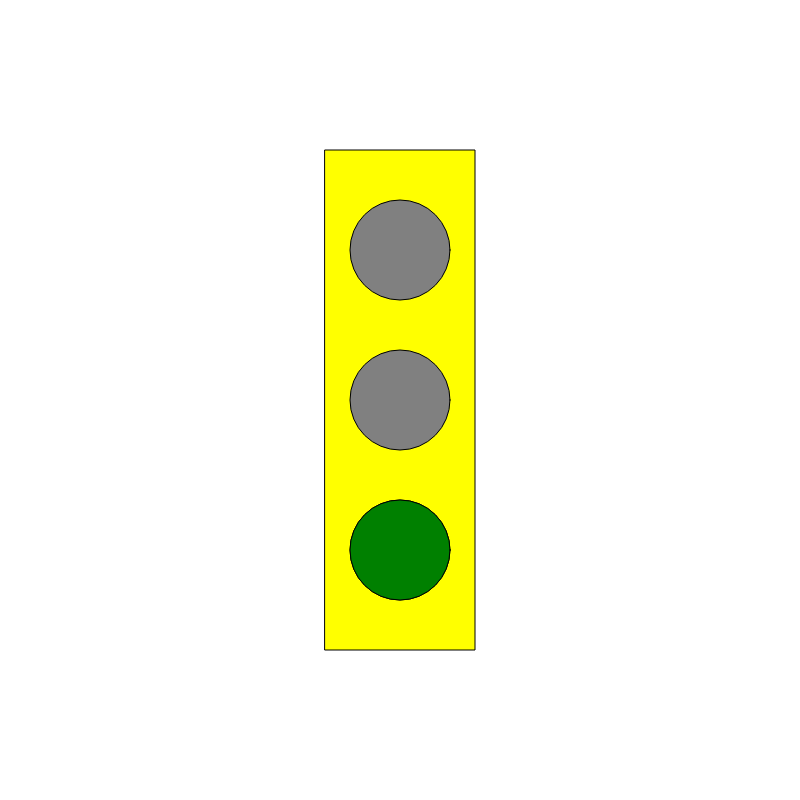
Frame 1 (no input)
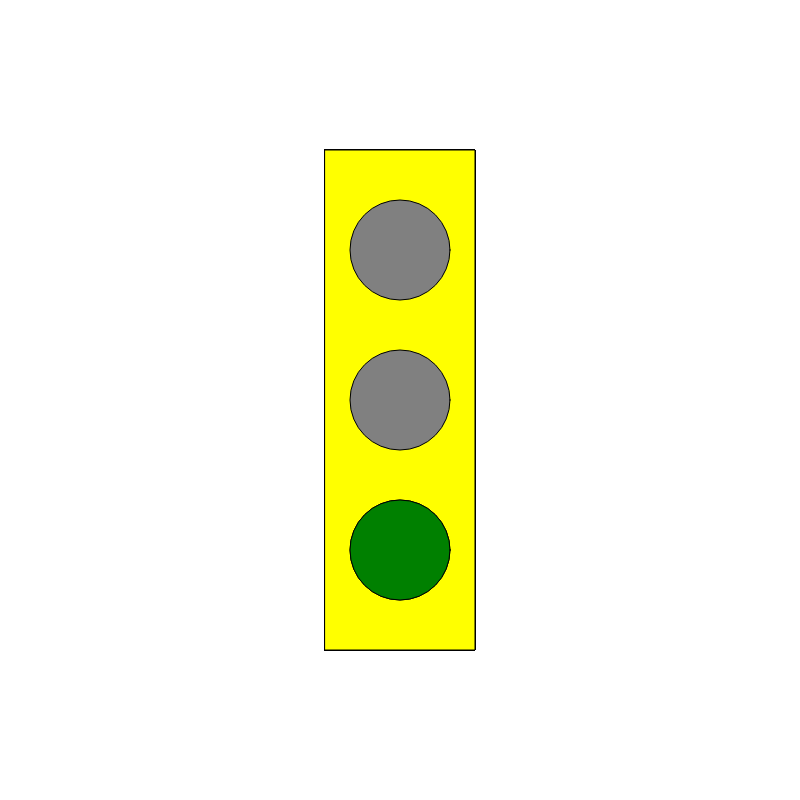
Frame 60 (no input)
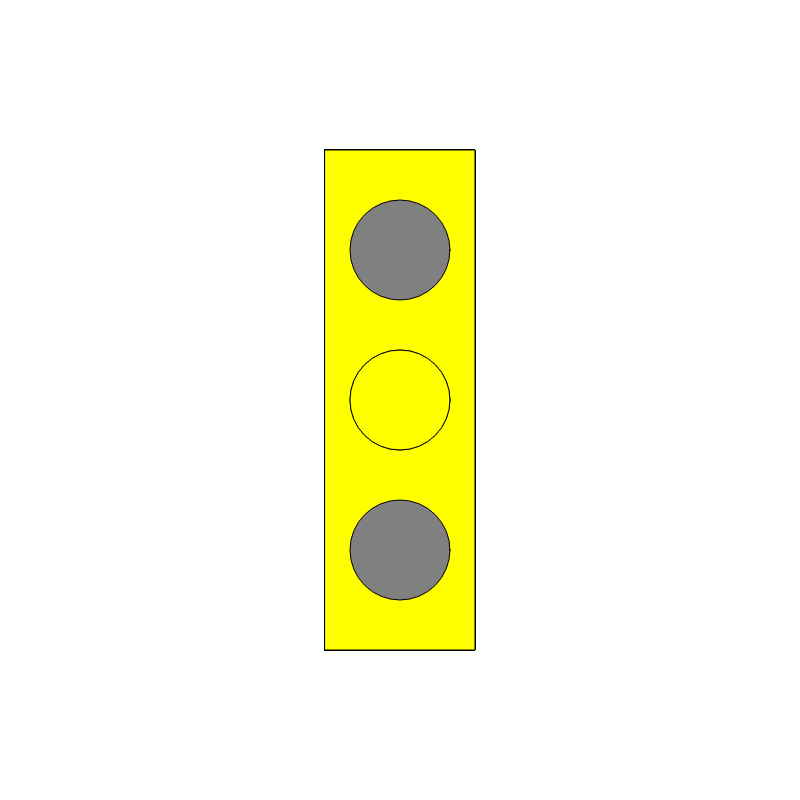
Frame 120 (the mouse pressed at the canvas centre since frame 60)

The p5.js sketch that drew these frames (run headless with seeded random() and noise() and a simulated clock; from frame 60 on, the mouse is pressed at the canvas centre):

// p5.js sketch
// ── sketch.js
let myState = 0 ;
myTimer = 0 ;


function setup() {
  // put setup code here
  createCanvas(800,800);
  rectMode(CENTER);
  ellipseMode(CENTER);
}

function draw() {
  // put drawing code here
  fill('yellow') ;
  rect(width/2, height/2, 150, 500);

  fill('grey');
  ellipse(width/2, height/2, 100, 100);
  ellipse(width/2, height/2 - 150, 100, 100);
  ellipse(width/2, height/2 + 150, 100, 100);

  switch (myState) {
    case 0:
    fill('green');
    ellipse(width/2, height/2 + 150, 100, 100);

    myTimer++;
    if (myTimer >= 100) {
      myState = 1;
      myTimer = 0;
    }

    break;

    case 1:
    fill('yellow');
    ellipse(width/2, height/2, 100, 100);

    myTimer++;
    if (myTimer >= 100) {
      myState = 2;
      myTimer = 0;
    }
    break;

    case 2:
    fill('red');
    ellipse(width/2, height/2 - 150, 100, 100);

    myTimer++;
    if (myTimer >= 100) {
      myState = 0;
      myTimer = 0;
    }
    break;

  }
}
